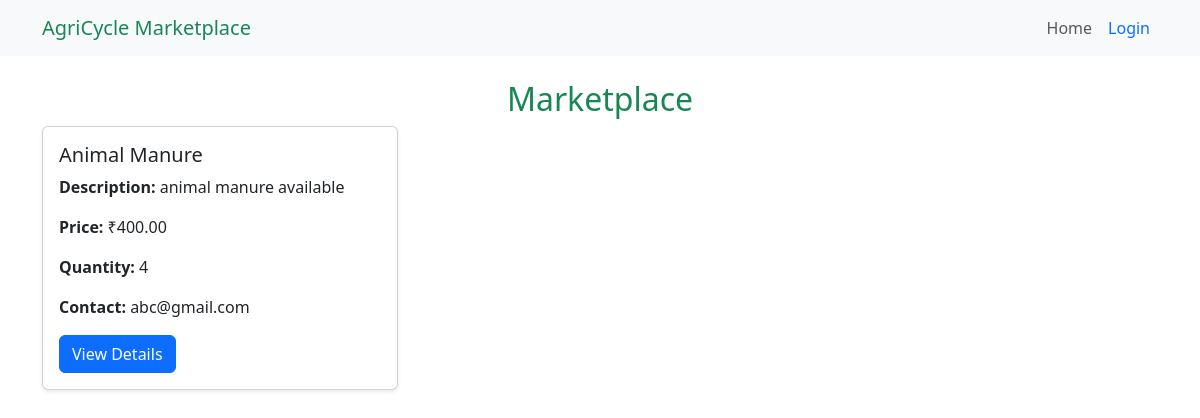
The app's page /marketplace/index.php with its own data.
### tables this page shows
CREATE TABLE `marketplace_items` (
  `id` int(11) NOT NULL,
  `user_id` int(11) NOT NULL,
  `item_name` varchar(255) NOT NULL,
  `description` text NOT NULL,
  `price` decimal(10,2) NOT NULL,
  `quantity` int(11) NOT NULL,
  `contact_info` varchar(255) NOT NULL,
  `created_at` timestamp NOT NULL DEFAULT current_timestamp()
);

### marketplace/index.php (the view, shortened to what this page needs)
<?php
include '../config/db_connect.php';
$query = "SELECT id, item_name, description, price, quantity, contact_info, user_id AS seller_id FROM marketplace_items ORDER BY created_at DESC";
$result = mysqli_query($conn, $query);
$items = mysqli_fetch_all($result, MYSQLI_ASSOC);
?>
<!DOCTYPE html>
<html lang="en">
<head>
    <link rel="stylesheet" href="../marketplace/styles.css">
    <link rel="stylesheet" href="https://cdn.jsdelivr.net/npm/bootstrap@5.3.0/dist/css/bootstrap.min.css">
</head>
<body>
    <?php include '../marketplace/navbar.php'; ?>
    <div class="container mt-4">
        <h2 class="text-center text-success">Marketplace</h2>
        <div class="row">
            <?php if (empty($items)): ?>
                <p class="text-center">No items available in the marketplace.</p>
            <?php else: ?>
                <?php foreach ($items as $item): ?>
                    <div class="col-md-4 mb-4">
                        <div class="card shadow-sm">
                            <div class="card-body">
                                <h5 class="card-title"><?= htmlspecialchars($item['item_name']) ?></h5>
                                <p class="card-text"><strong>Description:</strong> <?= htmlspecialchars($item['description']) ?></p>
                                <p class="card-text"><strong>Price:</strong> ₹<?= htmlspecialchars($item['price']) ?></p>
                                <p class="card-text"><strong>Quantity:</strong> <?= htmlspecialchars($item['quantity']) ?></p>
                                <p class="card-text"><strong>Contact:</strong> <?= htmlspecialchars($item['contact_info']) ?></p>
                                <a href="view_item.php?id=<?= $item['id'] ?>" class="btn btn-primary">View Details</a>
                            </div>
                        </div>
                    </div>
                <?php endforeach; ?>
            <?php endif; ?>
        </div>
    </div>
</body>
</html>

### records on screen
marketplace_items: item_name "Animal Manure", description "animal manure available", price "400.00", quantity "4", contact_info "abc@gmail.com"
